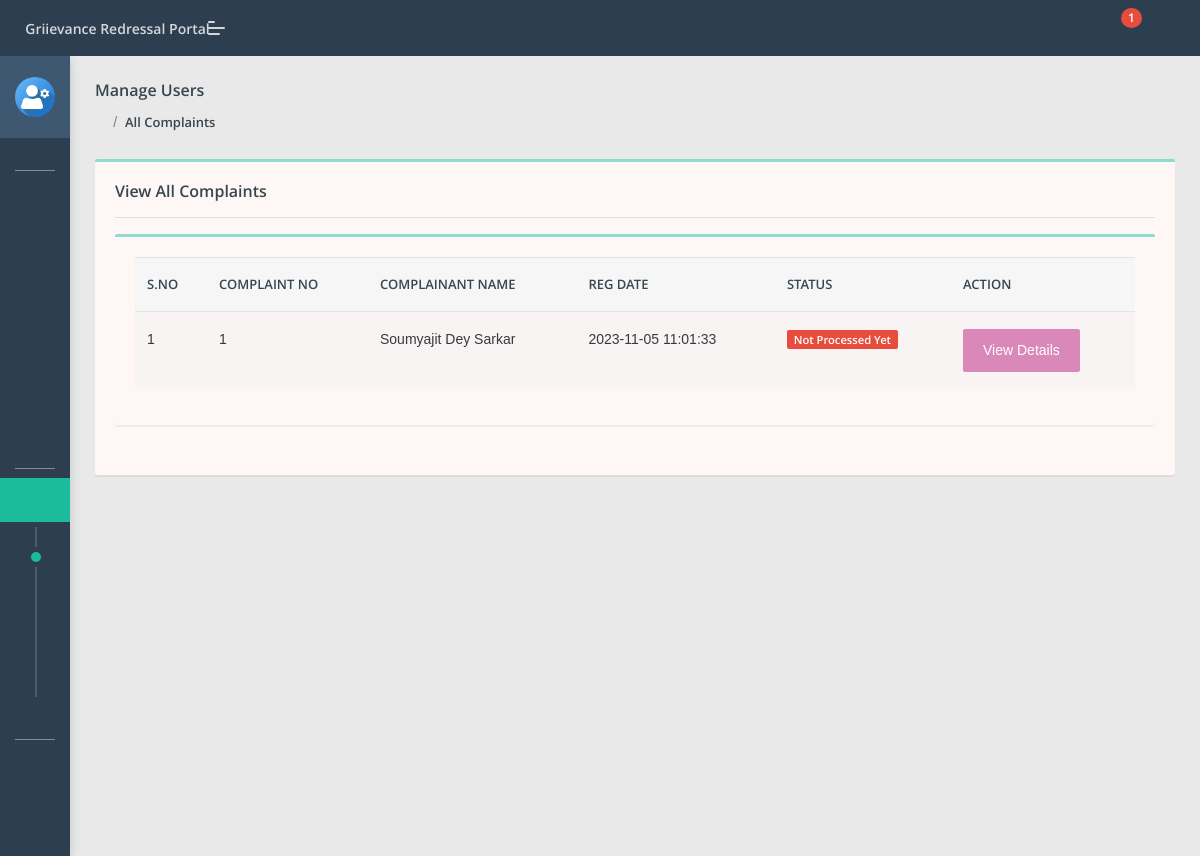
Before: /grp/admin/all-complaint.php (signed in) with the older database file.
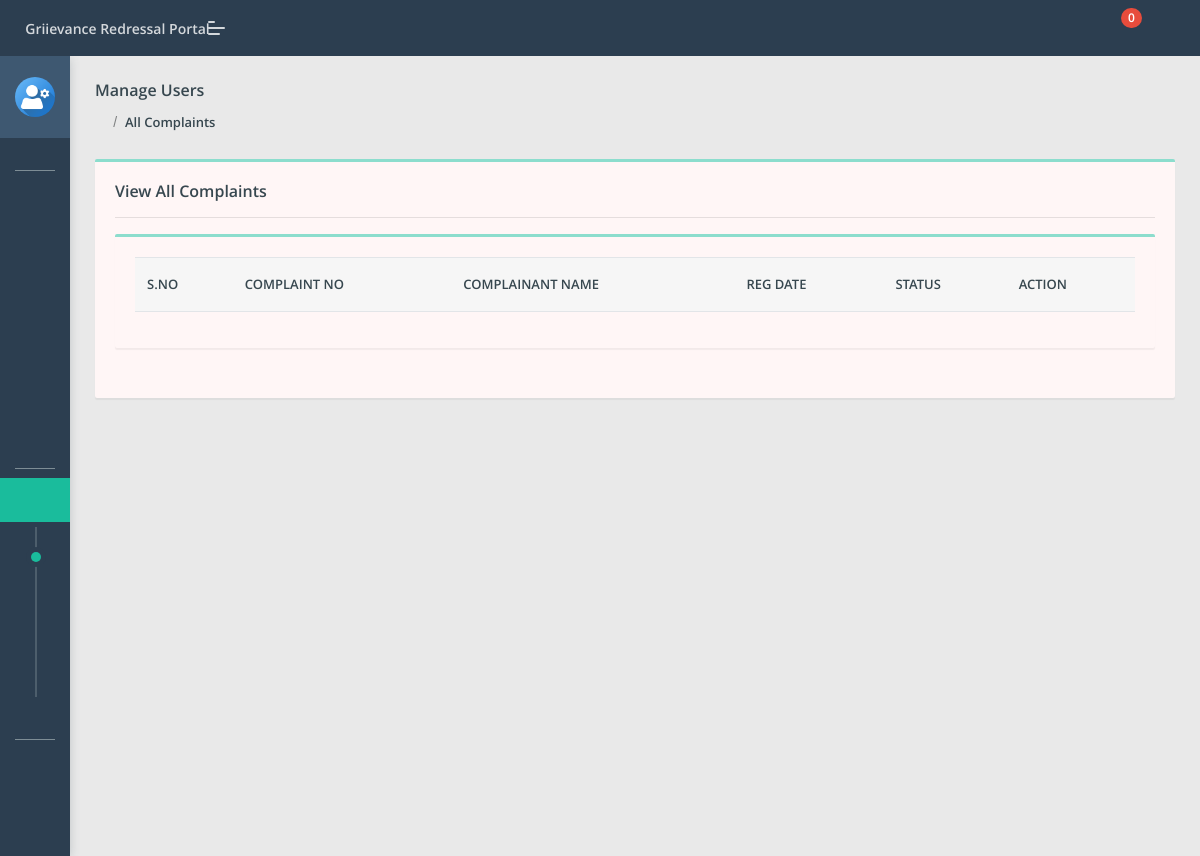
After: the same page with the newer database file.
### tables this page shows
CREATE TABLE `tblcomplaints` (
  `complaintNumber` int(11) NOT NULL,
  `userId` int(11) DEFAULT NULL,
  `category` int(11) DEFAULT NULL,
  `subcategory` varchar(255) DEFAULT NULL,
  `complaintType` varchar(255) DEFAULT NULL,
  `state` varchar(255) DEFAULT NULL,
  `noc` varchar(255) DEFAULT NULL,
  `complaintDetails` mediumtext DEFAULT NULL,
  `complaintFile` varchar(255) DEFAULT NULL,
  `regDate` timestamp NULL DEFAULT current_timestamp(),
  `status` varchar(50) DEFAULT NULL,
  `lastUpdationDate` timestamp NULL DEFAULT NULL ON UPDATE current_timestamp()
);

CREATE TABLE `users` (
  `id` int(11) NOT NULL,
  `fullName` varchar(255) DEFAULT NULL,
  `userEmail` varchar(255) DEFAULT NULL,
  `password` varchar(255) DEFAULT NULL,
  `contactNo` bigint(11) DEFAULT NULL,
  `address` tinytext DEFAULT NULL,
  `State` varchar(255) DEFAULT NULL,
  `country` varchar(255) DEFAULT NULL,
  `pincode` int(6) DEFAULT NULL,
  `userImage` varchar(255) DEFAULT NULL,
  `regDate` timestamp NOT NULL DEFAULT current_timestamp(),
  `updationDate` timestamp NULL DEFAULT NULL,
  `status` int(1) DEFAULT NULL
);

### grp/admin/all-complaint.php (the view, shortened to what the changed rows need)
<?php
include('include/config.php');
if (strlen($_SESSION['aid']) == 0) {
    header('location:index.php');
} else {
    ?>
    <!DOCTYPE html>
    <html lang="en">
    <head>
        <link rel="stylesheet" href="assets/css/style.css">
    </head>
    <body class="">
        <?php include('include/sidebar.php'); ?>
        <?php include('include/header.php'); ?>
        <section class="pcoded-main-container">
            <div class="pcoded-content">
                <div class="page-header">
                    <div class="page-block">
                        <div class="row align-items-center">
                            <div class="col-md-12">
                                <div class="page-header-title">
                                    <h5 class="m-b-10">Manage Users</h5>
                                </div>
                                <ul class="breadcrumb">
                                    <li class="breadcrumb-item"><a href="dashboard.php"><i
                                                class="feather icon-home"></i></a></li>
                                    <li class="breadcrumb-item"><a href="all-complaint.php">All Complaints</a></li>
                                </ul>
                            </div>
                        </div>
                    </div>
                </div>
                <div class="row">
                    <div class="col-sm-12">
                        <div class="card">
                            <div class="card-body">
                                <h5>View All Complaints</h5>
                                <hr>
                                <div class="row">
                                    <div class="col-xl-12">
                                        <div class="card">
                                            <div class="card-body table-border-style">
                                                <div class="table-responsive">
                                                    <table class="table table-striped">
                                                        <thead>
                                                            <tr>
                                                                <th>S.No</th>
                                                                <th>Complaint No</th>
                                                                <th>Complainant Name</th>
                                                                <th>Reg Date</th>
                                                                <th>Status</th>
                                                                <th>Action</th>
                                                            </tr>
                                                        </thead>
                                                        <tbody>
                                                            <?php
                                                            $query = mysqli_query($con, "select tblcomplaints.*,users.fullName as name from tblcomplaints join users on users.id=tblcomplaints.userId");
                                                            $cnt = 1;
                                                            while ($row = mysqli_fetch_array($query)) {
                                                                ?>
                                                                <tr>
                                                                    <td>
                                                                        <?php echo htmlentities($cnt); ?>
                                                                    </td>
                                                                    <td>
                                                                        <?php echo htmlentities($row['complaintNumber']); ?>
                                                                    </td>
                                                                    <td>
                                                                        <?php echo htmlentities($row['name']); ?>
                                                                    </td>
                                                                    <td>
                                                                        <?php echo htmlentities($row['regDate']); ?>
                                                                    </td>
                                                                    <td>
                                                                        <?php $status = $row['status'];
                                                                        if ($status == ''): ?>
                                                                            <span class="badge badge-danger">Not Processed
                                                                                Yet</span>
                                                                        <?php elseif ($status == 'in process'): ?>
                                                                            <span class="badge badge-warning">In Process</span>
                                                                        <?php elseif ($status == 'closed'): ?>
                                                                            <span class="badge badge-success">Closed</span>
                                                                        <?php endif; ?>
                                                                    </td>
                                                                    <td> <a href="complaint-details.php?cid=<?php echo htmlentities($row['complaintNumber']); ?>"
                                                                            class="btn btn-primary"> View Details</a>
                                                                    </td>
                                                                </tr>
                                                                <?php $cnt = $cnt + 1;
                                                            } ?>
                                                        </tbody>
                                                    </table>
                                                </div>
                                            </div>
                                        </div>
                                    </div>
                                </div>
                            </div>
                        </div>
                    </div>
                </div>
            </div>
        </section>
    </body>
    </html>
<?php } ?>

### grp/admin/include/header.php (shortened to what the changed rows need)
<header class="navbar pcoded-header navbar-expand-lg navbar-light header-dark">
	<div class="m-header">
		<a class="mobile-menu" id="mobile-collapse" href="#!"><span></span></a>
		<a href="dashboard.php" class="b-brand">
			<strong>Griievance Redressal Portal</strong>
		</a>
	</div>
	<div class="collapse navbar-collapse">
		<ul class="navbar-nav ml-auto">
			<li>
				<div class="dropdown">
					<a class="dropdown-toggle" href="#" data-toggle="dropdown">
						<i class="icon feather icon-bell"></i>
						<?php
						$rt = mysqli_query($con, "select tblcomplaints.*,users.fullName as name from tblcomplaints join users on users.id=tblcomplaints.userId where tblcomplaints.status is null");
						$num1 = mysqli_num_rows($rt);
						?>
						<span class="badge badge-pill badge-danger">
							<?php echo htmlentities($num1) ?>
						</span>
					</a>
				</div>
			</li>
			<li>
				<div class="dropdown drp-user">
					<a href="#" class="dropdown-toggle" data-toggle="dropdown">
						<i class="feather icon-user"></i>
					</a>
				</div>
			</li>
		</ul>
	</div>
</header>

Changed rows visible on the page:
removed tblcomplaints: complaintNumber "1", userId.fullName "Soumyajit Dey Sarkar", regDate "2023-11-05 11:01:33"
Other visible differences:
$num1: "1" → "0"
